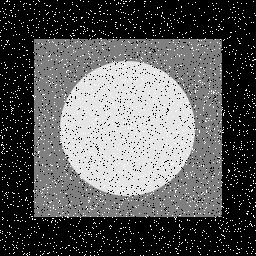
//> input picture images/Fig05_salt_pepper.tif, 256 x 256 px
$ ./3-3.smoothing_problem1   (built with g++ and OpenCV 4)
//> lines starting //> are read from the running program, lines starting //| are printed output that depends on the picture
// g++ $(pkg-config --cflags --libs opencv) -std=c++11 s_g_n.cpp -o s_g_n
#include "opencv2/opencv.hpp"
#include <iostream>

using namespace cv;
using namespace std;

int main() {
Mat img = imread("./images/Fig05_salt_pepper.tif", 0);
//> img is the input picture: 256 rows x 256 cols, CV_8UC1; min 0, max 255, mean 90.9
Mat blurred, dst;
if (img.empty())
return 0;
imshow("Output", img);
int i = 39;         // kernel size
  blur(img, blurred, Size(i, i));
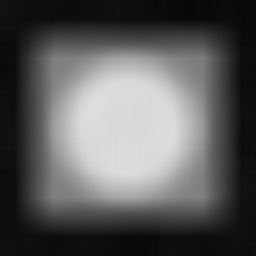
//> blurred: 256 rows x 256 cols, CV_8UC1; min 7, max 222, mean 91
  imshow("blur", blurred);
  medianBlur(img, blurred, i);
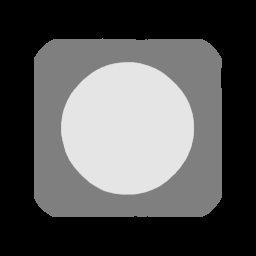
//> blurred: 256 rows x 256 cols, CV_8UC1; min 0, max 229, mean 85
  imshow("median", blurred);
  bilateralFilter(img, blurred, i, i * 2, i / 2);
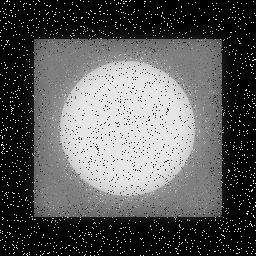
//> blurred: 256 rows x 256 cols, CV_8UC1; min 0, max 241, mean 90.4
  imshow("bilateral", blurred);
  waitKey(0);
}
